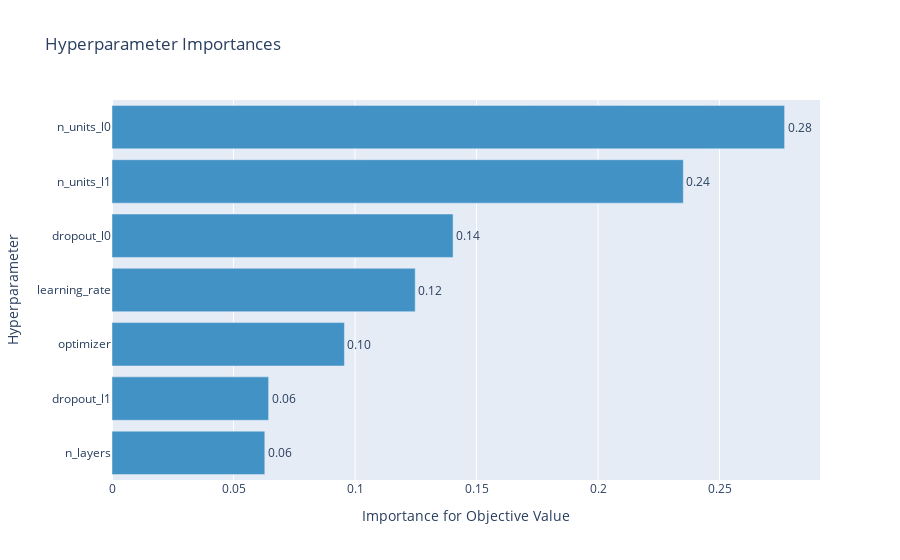

The notebook cell saved with this chart:
### Code cell
optuna.visualization.plot_param_importances(study)

### Figure 1 — Plotly figure (JSON) as saved in the notebook; plotly's stock layout.template omitted (floating-point values rounded to 4 significant figures)
{"data": [{"cliponaxis": false, "hovertemplate": ["n_layers (IntDistribution): 0.0628780237058046<extra></extra>", "dropout_l1 (FloatDistribution): 0.06444740854957444<extra></extra>", "optimizer (CategoricalDistribution): 0.09565254793654622<extra></extra>", "learning_rate (FloatDistribution): 0.12477687615734745<extra></extra>", "dropout_l0 (FloatDistribution): 0.14035615260208092<extra></extra>", "n_units_l1 (IntDistribution): 0.23510544648255408<extra></extra>", "n_units_l0 (IntDistribution): 0.2767835445660923<extra></extra>"], "marker": {"color": "rgb(66,146,198)"}, "orientation": "h", "text": ["0.06", "0.06", "0.10", "0.12", "0.14", "0.24", "0.28"], "textposition": "outside", "type": "bar", "x": [0.06288, 0.06445, 0.09565, 0.1248, 0.1404, 0.2351, 0.2768], "y": ["n_layers", "dropout_l1", "optimizer", "learning_rate", "dropout_l0", "n_units_l1", "n_units_l0"]}], "layout": {"showlegend": false, "title": {"text": "Hyperparameter Importances"}, "xaxis": {"title": {"text": "Importance for Objective Value"}}, "yaxis": {"title": {"text": "Hyperparameter"}}}}
